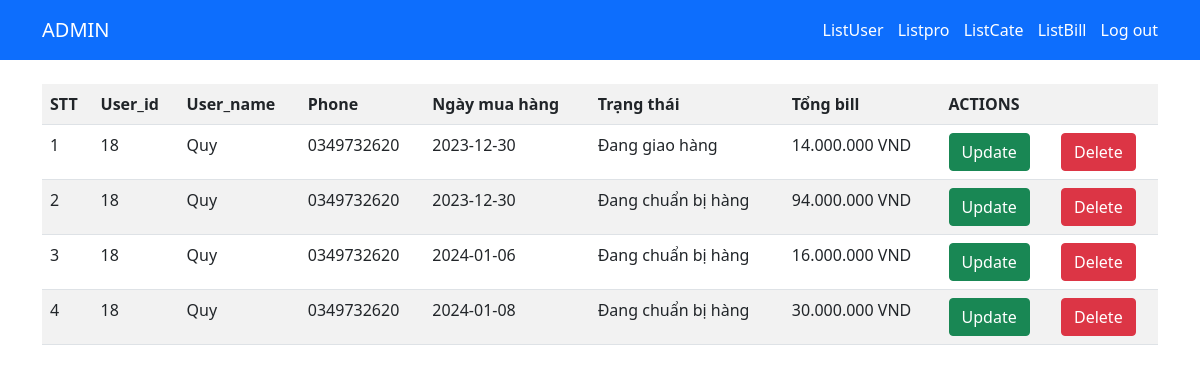
Screenshot of /listBill.php (signed in) with the database file from the repository.
### tables this page shows
CREATE TABLE `bill` (
  `bill_id` int(11) NOT NULL,
  `ngaymuahang` date NOT NULL,
  `trangthai` varchar(50) NOT NULL,
  `user_id` int(11) NOT NULL,
  `tongbill` int(11) NOT NULL
);

CREATE TABLE `user` (
  `user_id` int(11) NOT NULL,
  `user_name` varchar(100) NOT NULL,
  `password` varchar(100) NOT NULL,
  `email` varchar(100) NOT NULL,
  `phone` varchar(15) NOT NULL,
  `role` varchar(10) NOT NULL,
  `date` date NOT NULL,
  `sex` varchar(20) NOT NULL
);

### listBill.php (the view, shortened to what this page needs)
<?php
    include_once 'connection.php';
    $sql1 = "SELECT bill.*, user.user_name, user.phone FROM bill JOIN user ON bill.user_id = user.user_id";
    $listBill = $conn->query($sql1)->fetchAll();
?>
<!DOCTYPE html>
<html lang="en">
<head>
    <link href="https://cdn.jsdelivr.net/npm/bootstrap@5.0.2/dist/css/bootstrap.min.css" rel="stylesheet">
    <link rel="stylesheet" href="style.css">
</head>
<body>
    <div class='container-fluid bg-primary p-2'>
        <div class='container bg-primar d-flex justify-content-between align-items-center'>
            <a href="home.php"><p class='logo'>ADMIN</p></a>
            <ul>
            <li><a href="admin.php">ListUser</a></li>
                <li><a href="listPro.php">Listpro</a></li>
                <li><a href="listCate.php">ListCate</a></li>
                <li><a href="listBill.php">ListBill</a></li>
                <li><a href="logout.php">Log out</a></li>
            </ul>
        </div>
    </div>
    <div class='container'>
        <table class="table table-striped mt-4">
            <tr>
                <th scope="col">STT</th>
                <th scope="col">User_id</th>
                <th scope="col">User_name</th>
                <th scope="col">Phone</th>
                <th scope="col">Ngày mua hàng</th>
                <th scope="col">Trạng thái</th>
                <th scope="col">Tổng bill</th>
                <th colspan='2'>ACTIONS</th>
            </tr>
            <?php
                if(count($listBill) === 0){
                    echo '<tr><td colspan=8><p style="text-align: center;margin-bottom: 0">Không có bill nào.</td></tr></p>';
                }else{
                    foreach($listBill as $key => $value) : ?>
                <tr>
                    <td><?= $key + 1 ?></td>
                    <td><?= $value['user_id'] ?></td>
                    <td><?= $value['user_name'] ?></td>
                    <td><?= $value['phone'] ?></td>
                    <td><?= $value['ngaymuahang'] ?></td>
                    <td><?= $value['trangthai'] ?></td>
                    <td><span><?php echo number_format($value['tongbill'], 0, ',', '.'); ?> VND</span></td>
                    <td><button type='button' class="btn btn-success"><a href="updateBill.php?id=<?= $value['bill_id']?>">Update</a></button></td>
                    <td><button type='button' class="btn btn-danger" data-bs-toggle="modal" data-bs-target="#exampleModal">Delete</button></td>
                </tr>
            <?php endforeach; } ?>
        </table>
    </div>
</body>
</html>

### style.css (style rules this page uses)
.logo { font-size: 20px; color: #fff; font-weight: 500; margin-bottom: 0; }
a { color: #fff; text-decoration: none; }
ul { margin: 0; }
ul li { display: inline-block; list-style: none; margin-left: 10px; padding: 10px 0; }

### rows the page displays
bill: user "18", user.user_name "Quy", user.phone "0349732620", ngaymuahang "2023-12-30", trangthai "Đang giao hàng", tongbill "14.000.000"
bill: user "18", user.user_name "Quy", user.phone "0349732620", ngaymuahang "2023-12-30", trangthai "Đang chuẩn bị hàng", tongbill "94.000.000"
bill: user "18", user.user_name "Quy", user.phone "0349732620", ngaymuahang "2024-01-06", trangthai "Đang chuẩn bị hàng", tongbill "16.000.000"
bill: user "18", user.user_name "Quy", user.phone "0349732620", ngaymuahang "2024-01-08", trangthai "Đang chuẩn bị hàng", tongbill "30.000.000"
